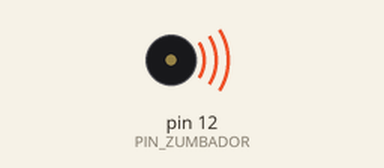
The sketch below on a simulated Arduino Uno, built with avr-gcc and run on an emulated ATmega328P. On the bench: buzzer (waves = sounding).

Above: at 0.7 s.
At 9.99 s:
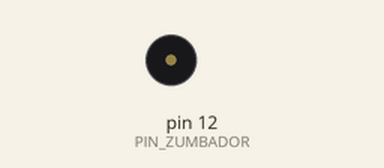
Timing chart, 0 to 11.9 s (numbered marks = the images above):
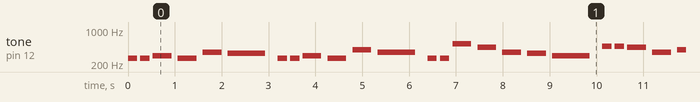

Measured:
- by itself, tone on pin 12 (PIN_ZUMBADOR): plays 262 Hz for 0.20 s, 262 Hz for 0.20 s, 294 Hz for 0.40 s, 262 Hz for 0.40 s, 349 Hz for 0.40 s, 330 Hz for 0.80 s … (180 notes in this stretch)

The sketch:

P07b_cumpleanos.ino
```cpp
/*
  P07b · Reto: "Cumpleaños feliz" (solución del instructor)        Sesión 4
  ------------------------------------------------------------------
  Qué hace: toca la melodía completa (unos 13 segundos) y la repite después de 5 segundos de pausa.

  Conexiones: las mismas de P07b
    Zumbador PASIVO   una pata -> resistencia de 220 ohm -> pin 12 ; la otra pata -> GND

  Ideas clave:
    - Cada nota es una llamada nota(FRECUENCIA, DURACION). La melodía es una lista de llamadas
      en orden, como una partitura.
    - La duración se escribe con nombres (CORTA, MEDIA, LARGA): para tocar más rápido o más
      lento se cambia un solo número. Es "un cambio, un solo lugar", como en la Sesión 2.
    - SIB (si bemol) es una nota nueva: 466 Hz, entre LA (440) y SI (494).
    - Notas más agudas = más Hz. DO_ALTO es el Do una octava arriba (523 Hz, casi el doble de DO).
    - Es una versión simplificada del ritmo: lo importante es que se reconozca.
*/

const int PIN_ZUMBADOR = 12;

const int DO = 262;
const int RE = 294;
const int MI = 330;
const int FA = 349;
const int SOL = 392;
const int LA = 440;
const int SIB = 466;
const int DO_ALTO = 523;

const int CORTA = 200;     // milisegundos
const int MEDIA = 400;
const int LARGA = 800;

void nota(int frecuencia, int duracion) {
  tone(PIN_ZUMBADOR, frecuencia, duracion);
  delay(duracion + duracion / 3);        // pausa breve entre notas
}

void setup() {
  pinMode(PIN_ZUMBADOR, OUTPUT);
}

void loop() {
  // "Cum-plea-ños fe-liz"
  nota(DO, CORTA);
  nota(DO, CORTA);
  nota(RE, MEDIA);
  nota(DO, MEDIA);
  nota(FA, MEDIA);
  nota(MI, LARGA);

  // "Cum-plea-ños fe-liz"
  nota(DO, CORTA);
  nota(DO, CORTA);
  nota(RE, MEDIA);
  nota(DO, MEDIA);
  nota(SOL, MEDIA);
  nota(FA, LARGA);

  // "Cum-plea-ños que-ri-do/a"
  nota(DO, CORTA);
  nota(DO, CORTA);
  nota(DO_ALTO, MEDIA);
  nota(LA, MEDIA);
  nota(FA, MEDIA);
  nota(MI, MEDIA);
  nota(RE, LARGA);

  // "Cum-plea-ños fe-liz"
  nota(SIB, CORTA);
  nota(SIB, CORTA);
  nota(LA, MEDIA);
  nota(FA, MEDIA);
  nota(SOL, MEDIA);
  nota(FA, LARGA);

  delay(5000);
}
```
